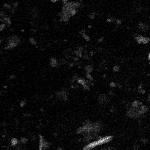
#> input picture benchmarks/test_samples/10 Samples/automap_0/scan_0_Al.tiff, 150 x 150 px
$ python -i vlm_pipeline.py   (imports and definitions only)
#> lines starting #> are read from the running program, lines starting #| are printed output that depends on the picture
"""
vlm_pipeline.py — shared VLM/LLM logic, no Qt dependencies.

Imported by both llm_json_maker.py (GUI) and feature_locator_headless.py (CLI).
A change here propagates to both. No module-level mutable state.
"""

import base64
import json
import os
import subprocess
import urllib.request

import cv2
import numpy as np

# ── API constants ──────────────────────────────────────────────────────────────

ANTHROPIC_API_URL = "https://api.anthropic.com/v1/messages"
ANTHROPIC_API_VERSION = "2023-06-01"
OPENAI_API_URL = "https://api.openai.com/v1/chat/completions"
OLLAMA_URL = "http://localhost:11434/api/chat"
VLM_MAX_DIM = 1024  # matches _VLM_MAX_DIM in llm_json_maker.py
# ~80–100 tokens per box → 8k allows roughly 80–100 features before the reply is cut off
LOCATE_MAX_TOKENS = 8192

# ── Prompts ────────────────────────────────────────────────────────────────────

LOCATE_SYSTEM_PROMPT = (
    "You are a scientific image analysis assistant for XRF (X-ray fluorescence) scan data. "
    "Identify all distinct bright features, particles, or clusters visible in the image. "
    "Respond ONLY with valid JSON using this exact schema — no extra text outside the JSON object:\n"
    '{"features": [{"id": 1, "label": "particle cluster", "x1": 0.10, "y1": 0.20, '
    '"x2": 0.45, "y2": 0.60, "description": "bright region with high signal"}], "total_count": 1}\n'
    "IMPORTANT: All coordinates (x1, y1, x2, y2) must be FRACTIONAL values between 0.0 and 1.0, "
    "where (0,0) is the top-left corner and (1,1) is the bottom-right corner of the image. "
    "x1 < x2, y1 < y2. "
    "Draw each bounding box tightly around the BRIGHT CORE of each feature — "
    "do not include surrounding dark background. Be as precise as possible with the box edges. "
    "Include every distinct feature you can identify."
)

LOCATE_SPARSE_XRF_PROMPT = (
    "You are analyzing a sparse XRF (X-ray fluorescence) scan image. "
    "XRF images are characteristically sparse: most of the image is near-zero dark background, "
    "with a small number of isolated bright clusters or particles scattered across the field. "
    "Pixel intensity directly encodes elemental signal strength — brighter means stronger signal. "
    "CRITICAL: Many particles will be very small — just a few pixels across. "
    "Do not overlook tiny bright specks; treat every localized bright point as a candidate particle. "
    "Your task is to identify every bright isolated particle, cluster, or region of elevated signal "
    "against the dark background. Ignore only pure noise (single-pixel random specks at noise floor). "
    "Focus on localized bright spots that stand clearly above the background level, regardless of size. "
    "Each feature may be a single tiny particle, an aggregate, or a compact cluster. "
    "There is no limit on how many features you can return — report ALL of them. "
    "Respond ONLY with valid JSON using this exact schema — no extra text outside the JSON object:\n"
    '{"features": [{"id": 1, "label": "XRF particle", "x1": 0.10, "y1": 0.20, '
    '"x2": 0.45, "y2": 0.60, "description": "bright isolated particle cluster"}], "total_count": 1}\n'
    "IMPORTANT: All coordinates (x1, y1, x2, y2) must be FRACTIONAL values between 0.0 and 1.0, "
    "where (0,0) is top-left and (1,1) is bottom-right. x1 < x2, y1 < y2. "
    "Draw boxes tightly around the bright core of each feature — exclude surrounding dark background. "
    "For very small particles, the box may only span 0.01–0.05 in each dimension — that is fine."
)

LOCATE_XRF_ROI_PROMPT = (
    "You are analyzing a composite XRF (X-ray fluorescence) scan image where three element channels "
    "are encoded as RGB: Red = element 1, Green = element 2, Blue = element 3. "
    "Identify all regions where TWO OR MORE elements show elevated co-localized signal — "
    "these appear as mixed colors (yellow, cyan, magenta, or white) rather than pure red, green, or blue. "
    "These co-localized regions are the areas of interest (AOI) for follow-up high-resolution scanning. "
    "Respond ONLY with valid JSON using this exact schema — no extra text outside the JSON object:\n"
    '{"features": [{"id": 1, "label": "multi-element AOI", "x1": 0.10, "y1": 0.20, '
    '"x2": 0.45, "y2": 0.60, "description": "co-localized signal from elements 1+2"}], "total_count": 1}\n'
    "IMPORTANT: All coordinates (x1, y1, x2, y2) must be FRACTIONAL values between 0.0 and 1.0, "
    "where (0,0) is top-left and (1,1) is bottom-right. x1 < x2, y1 < y2. "
    "Draw boxes tightly around regions of multi-element overlap. Ignore single-element-only regions."
)

LOCATE_USER_PROMPT = (
    "Find all distinct features and regions of interest in this image. Return JSON only."
)

LLM_COLOCATE_SYSTEM = (
    "You are an XRF (X-ray fluorescence) materials scientist. "
    "You will receive VLM-detected features for multiple element scans. "
    "Your task is to identify co-location zones — regions where 2 or more elements "
    "overlap or are immediately adjacent — and identify the most likely material or phase. "
    "For each zone provide a suggestion, confidence (high/medium/low), one-sentence reasoning, "
    "and up to 2 short alternatives. Be concise — one sentence per field maximum. "
    "Be explicit when evidence is ambiguous — low confidence answers are valid. "
    "Return ONLY valid JSON. No text outside the JSON object."
)


def colocate_system(source: str = "VLM") -> str:
    """Co-location system prompt for features detected by `source` ("VLM" keeps the original text exactly)."""
    return LLM_COLOCATE_SYSTEM.replace("VLM-detected features", f"{source}-detected features")


LLM_COLOCATE_SCHEMA = (
    '{"zones": [{'
    '"id": 1, '
    '"elements": ["Fe", "Cr"], '
    '"x1": 0.10, "y1": 0.20, "x2": 0.35, "y2": 0.45, '
    '"suggestion": "ferrochrome alloy (FeCr)", '
    '"confidence": "medium", '
    '"reasoning": "Fe+Cr co-location without O rules out chromite and points to metallic alloy.", '
    '"alternatives": ['
    '{"name": "chromite (FeCr2O4)", "note": "requires O co-location to confirm"}, '
    '{"name": "Fe-Cr carbide", "note": "requires C signal to confirm"}'
    ']'
    '}]}'
)

# ── Colors (pure RGB tuples, no Qt) ───────────────────────────────────────────
# These match the QColor + cv2 tuple pairs in _MULTI_ELEM_COLORS / _XRF_ELEM_COLORS.

ELEM_COLORS_RGB = [
    (220, 60,  60),
    (60,  200, 60),
    (60,  120, 220),
    (230, 200, 50),
    (160, 60,  220),
    (230, 130, 40),
    (50,  210, 210),
    (240, 100, 180),
    (100, 220, 80),
    (50,  170, 180),
]

CIRCLE_COLORS_RGB = [
    (255, 0,   0),
    (0,   255, 0),
    (0,   0,   255),
    (255, 220, 0),
    (180, 0,   255),
    (255, 140, 0),
    (0,   220, 220),
    (255, 100, 180),
    (100, 255, 60),
    (0,   180, 200),
]

# ── Provider routing ───────────────────────────────────────────────────────────

# [6 lines left out: function get_provider, not called in this run]


# ── Key / URL resolution (stateless) ──────────────────────────────────────────

GPG_ENV_CANDIDATES = ["~/.private_env.gpg"]
_ENV_VAR = {"anthropic": "ANTHROPIC_API_KEY", "openai": "OPENAI_API_KEY"}


# [122 lines left out: functions parse_env_lines, resolve_key, draw_coordinate_grid, apply_circles_transform, not called in this run]


# ── Emoji marker transform (benchmark variants) ───────────────────────────────

EMOJI_MARKERS = {"flower": "\U0001F338", "car": "\U0001F697"}  # 🌸 🚗
EMOJI_FONT_PATHS = [
    "/usr/share/fonts/truetype/noto/NotoColorEmoji.ttf",
    "/usr/share/fonts/noto/NotoColorEmoji.ttf",
    "/System/Library/Fonts/Apple Color Emoji.ttc",
]
_EMOJI_SPRITE_CACHE: dict = {}


# [93 lines left out: functions _emoji_sprite, apply_emoji_transform, apply_car_mosaic, not called in this run]


def encode_image_for_vlm(path, max_dim: int = VLM_MAX_DIM, dilate_ksize: int = 0,
                          normalize: bool = True, grid_overlay: bool = False,
                          upscale: bool = False, colormap: bool = False,
                          red_circles: bool = False, circle_color=(255, 0, 0),
                          emoji_marker: "str | None" = None, clahe: bool = True,
                          car_mosaic: int = 0, car_stretch_pct: float = 95) -> str:
    """Load image, optionally preprocess, downsample to max_dim, return base64-PNG string.

    emoji_marker ("flower" / "car") stamps emoji instead of circles; ignored if red_circles.
    car_mosaic=N draws one car per N×N px cell with opacity = brightness (no detection); it works on
    the native-size image, so upscale / dilate / markers are skipped.
    clahe=False skips contrast enhancement (grayscale stays min-max scaled only).
    """
#> called with max_dim = 1024, dilate_ksize = 0, normalize = True, grid_overlay = False, upscale = False, colormap = False, red_circles = False, circle_color = (255, 0, 0)
    arr = cv2.imread(str(path), cv2.IMREAD_ANYDEPTH | cv2.IMREAD_ANYCOLOR)
#> arr is the input picture: shape (150, 150) float32; min 0, max 0.00225, mean 9.8e-05
    if arr is None:
        raise ValueError(f"Could not read image: {path}")
    arr = arr.astype(np.float32)
    if normalize:
        mn, mx = arr.min(), arr.max()
#> mn = 0; mx = 0.00225
        if mx > mn:
            arr = (arr - mn) / (mx - mn)
        arr = (arr * 255).astype(np.uint8)
    else:
        arr = np.clip(arr, 0, 255).astype(np.uint8)
    if upscale and not car_mosaic:
        h, w = arr.shape[:2]
        if min(h, w) < 1092:
            scale = 1092 / min(h, w)
            arr = cv2.resize(arr, (int(w * scale), int(h * scale)), interpolation=cv2.INTER_CUBIC)
    if dilate_ksize > 0 and not car_mosaic:
        kernel = np.ones((dilate_ksize, dilate_ksize), np.uint8)
        arr = cv2.dilate(arr, kernel)
    if car_mosaic:
        if arr.ndim != 2:
            arr = cv2.cvtColor(arr, cv2.COLOR_BGR2GRAY)
        rgb = apply_car_mosaic(arr, cell=car_mosaic, stretch_pct=car_stretch_pct)
        arr = cv2.cvtColor(rgb, cv2.COLOR_RGB2BGR)
    elif red_circles:
        if arr.ndim != 2:
            arr = cv2.cvtColor(arr, cv2.COLOR_BGR2GRAY)
        rgb = apply_circles_transform(arr, circle_color=circle_color)
        arr = cv2.cvtColor(rgb, cv2.COLOR_RGB2BGR)
    elif emoji_marker:
        if arr.ndim != 2:
            arr = cv2.cvtColor(arr, cv2.COLOR_BGR2GRAY)
        rgb = apply_emoji_transform(arr, emoji_marker)
        arr = cv2.cvtColor(rgb, cv2.COLOR_RGB2BGR)
    else:
        _clahe = cv2.createCLAHE(clipLimit=3.0, tileGridSize=(8, 8)) if clahe else None
        if arr.ndim == 2:
            if _clahe is not None:
                arr = _clahe.apply(arr)
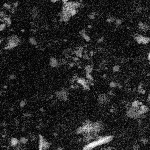
#> arr: shape (150, 150); min 4, max 255, mean 36.1
            if colormap:
                arr = cv2.applyColorMap(arr, cv2.COLORMAP_INFERNO)
            else:
                arr = cv2.cvtColor(arr, cv2.COLOR_GRAY2BGR)
#> arr: shape (150, 150, 3)
        else:
            lab = cv2.cvtColor(arr, cv2.COLOR_BGR2LAB)
            if _clahe is not None:
                lab[:, :, 0] = _clahe.apply(lab[:, :, 0])
            arr = cv2.cvtColor(lab, cv2.COLOR_LAB2BGR)
    if grid_overlay:
        arr = draw_coordinate_grid(arr)
    h, w = arr.shape[:2]
#> h = 150; w = 150
    if max(h, w) > max_dim:
        scale = max_dim / max(h, w)
        arr = cv2.resize(arr, (int(w * scale), int(h * scale)), interpolation=cv2.INTER_AREA)
    ok, buf = cv2.imencode(".png", arr)
    if not ok:
        raise RuntimeError("cv2.imencode failed")
    return base64.b64encode(buf.tobytes()).decode()


# ── JSON parsing ───────────────────────────────────────────────────────────────

# [51 lines left out: function parse_locate_json_status, not called in this run]


def parse_locate_json(content: str) -> dict:
    """Parse VLM feature-location JSON response, with truncation recovery."""
    return parse_locate_json_status(content)[0]


# [30 lines left out: functions parse_zones, parse_responses_text, not called in this run]


# ── VLM feature query ──────────────────────────────────────────────────────────

_TRUNCATED_REASONS = {"max_tokens", "length", "max_output_tokens"}


# [260 lines left out: functions _fill_meta, _anthropic_text, _post, query_vlm_features, query_vlm_text, query_llm_text and 2 more, not called in this run]

>>> result = encode_image_for_vlm('../../benchmarks/test_samples/10 Samples/automap_0/scan_0_Al.tiff')

$ run again, on benchmarks/test_samples/10 Samples/automap_0/scan_0_Ba.tiff
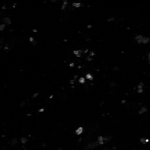
#> input picture benchmarks/test_samples/10 Samples/automap_0/scan_0_Ba.tiff, 150 x 150 px
#> in encode_image_for_vlm, arr is the input picture: shape (150, 150) float32; min 0, max 0.0808, mean 0.000911
#> mn = 0; mx = 0.0808
#> in encode_image_for_vlm, `arr = _clahe.apply(arr)`:
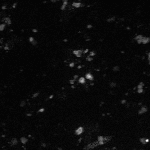
#> arr: shape (150, 150); min 4, max 255, mean 10.3

$ run again, on benchmarks/test_samples/10 Samples/automap_0/scan_0_Ca.tiff
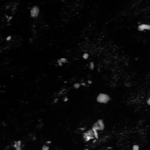
#> input picture benchmarks/test_samples/10 Samples/automap_0/scan_0_Ca.tiff, 150 x 150 px
#> in encode_image_for_vlm, arr is the input picture: shape (150, 150) float32; min 0.000262, max 0.097, mean 0.00355
#> mn = 0.000262; mx = 0.097
#> in encode_image_for_vlm, `arr = _clahe.apply(arr)`:
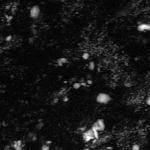
#> arr: shape (150, 150); min 1, max 255, mean 23.8
